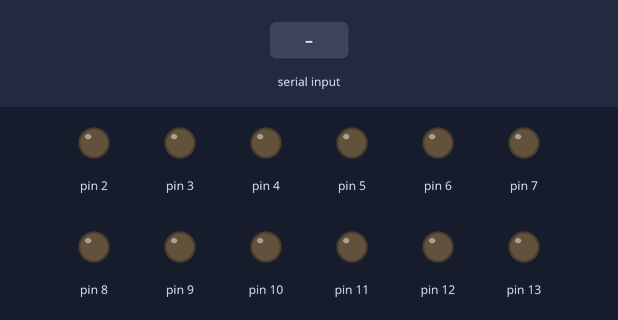
Bench run of a sketch on a simulated Arduino Leonardo, built with avr-gcc and run on an emulated ATmega32U4. Shown: output pins drawn as LEDs (lit = HIGH). Inputs (shaded band) come from the test bench. What the sketch prints to the serial monitor is not drawn.

Above: at 16.8 s.
16.9 s: "a" received over Serial
At 17.1 s:
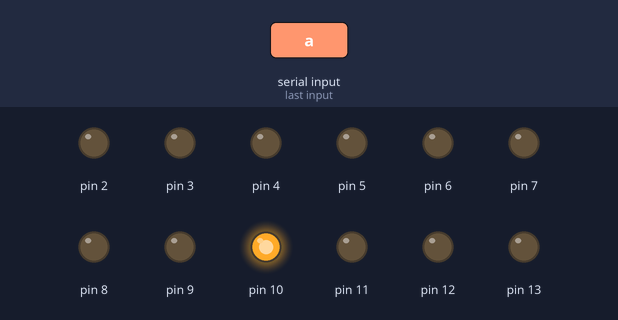
18.8 s: "a" received over Serial
At 19.0 s:
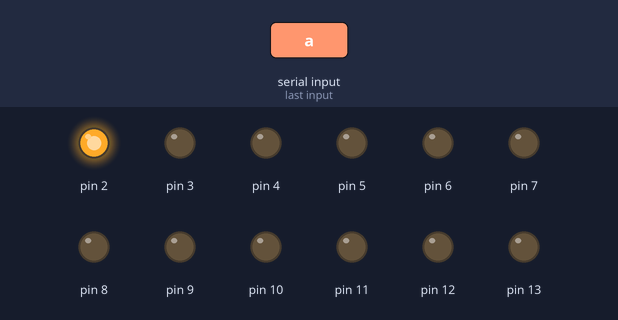
20.7 s: "c" received over Serial
At 20.9 s:
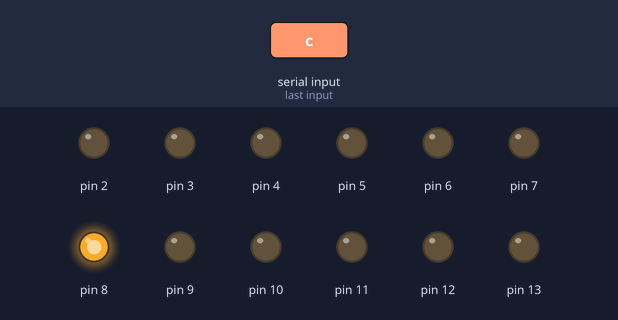
22.6 s: "c" received over Serial
At 22.8 s:
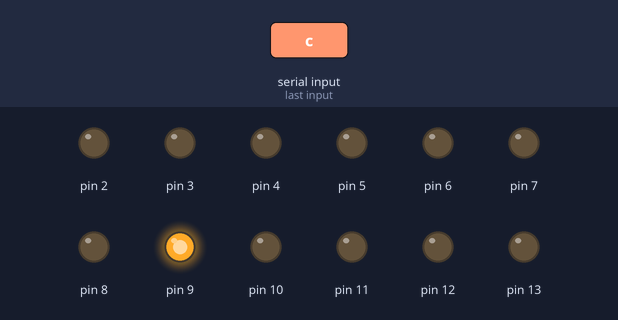
Timing chart, 0 to 25.5 s (numbered marks = the images above; inputs shaded):
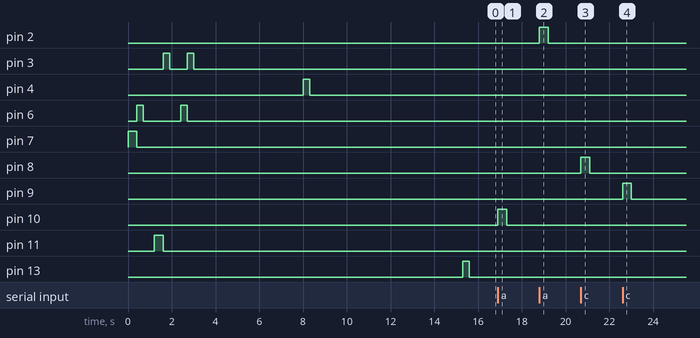

The sketch:

Robot_new.ino
```cpp
#include "Robot.h"

//Claw rightClaw(12, 11, 9, 13, 6, 7);
//Claw leftClaw(3, 10, 4, 5, 8, 2);

/**
Digital:
2->4
3->5
4->8
5->9
6->3
7->13
8->6

9->10
10->7
11->11
12->12
13->2
Analog:
0->1
1->0
**/

Robot roborubik;

int rightClawOptions[6] = {12, 11, 10, 2, 3, 13};
int leftClawOptions[6] = {5, 7, 8, 9, 6, 4};


//int leftClawOptions[6] = {5, 7, 8, 9, 6, 4};
//int rightClawOptions[6] = {12,11, 10, 13, 3, 2};

int analogInput[2] = {0, 1}; // -- Analog input
boolean done = false;
char newChar;
String queue;
void setup()
{

  Serial.begin(9600);
  //while(!Serial){}  //for leonardo only
  queue = "";
  roborubik.inicialize(leftClawOptions , rightClawOptions);

  roborubik.openLeftClaw();
  roborubik.openRightClaw();
  // Wait for the cube
  delay(5000);
  roborubik.closeLeftClaw();
  delay(7000);
  roborubik.closeRightClaw();

}

void loop()
{
    roborubik.getSerial()->receiveData();
    roborubik.getSerial()->printBuffer();
//     if(Serial.available() > 0) {
//       while(Serial.available() > 0){
//        newChar = Serial.read();
//        queue += newChar;
//        Serial.print(newChar);
//       }

        //delay(50); // clear buffer

     while(roborubik.getSerial()->getBufferSize() > 0) {
       newChar = roborubik.getSerial()->getInput();
        if(roborubik.getError())
        {
         roborubik.openLeftClaw();
         roborubik.openRightClaw();
         Serial.println('E');
         break;
        }
        switch(newChar)
        {
          case 'a':
            roborubik.moveRightClaw90Up();
            break;
          case 'b':
            roborubik.moveRightClaw90Down();
            break;
          case 'c':
            roborubik.moveLeftClaw90Up();
            break;
          case 'd':
            roborubik.moveLeftClaw90Down();
            break;
          case 'e':
            roborubik.negLeftClaw
            ();
            break;
          case 'f':
            roborubik.negRightClaw();
            break;
          case 'S':
            roborubik.openRightClaw();
            roborubik.openLeftClaw();
            break;
          case 'z':
          default:
          roborubik.negRightClaw();
          roborubik.negRightClaw();
          roborubik.negRightClaw();
          roborubik.negRightClaw();
            //Serial.print("err");
            // nothing
        }
     }

}
```

Claw.cpp
```cpp
#include "Claw.h"

// ruan say: geralmente se deixa as definições de constantes no .h, mas whatever
/** Rotate speed  **/
const int ROTATE_FAST_SPEED = 200;
const int ROTATE_SPEED = 400;

/** Open-close claw speed **/
const int OPEN_CLOSE_TIME = 300;

/**

int rele1 = 8;
int rele2 = 2;
int rele3 = 6;
int rele4 = 7;
int esq1 = 4;
int esq2 = 5;
int esq3 = 3;
int esq4 = 10;
int dir1 = 12;
int dir2 = 11;
int dir3 = 9;
int dir4 = 13;

**/

// << Constructor >>
Claw::Claw(int position1, int position2, int position3, int position4, int open, int close)
{
    inicialize(position1, position2, position3, position4, open, close);
}


// << Destructor >>
Claw::~Claw() {}

Claw::Claw() {}


void Claw::inicialize(int position1, int position2, int position3, int position4, int open, int close)
{
    this->_position1 = position1;
    this->_position2 = position2;
    this->_position3 = position3;
    this->_position4 = position4;
    this->_open = open;
    this->_close = close;

    pinMode(this->_position1, OUTPUT);
    pinMode(this->_position2, OUTPUT);
    pinMode(this->_position3, OUTPUT);
    pinMode(this->_position4, OUTPUT);
    pinMode(this->_open, OUTPUT);
    pinMode(this->_close, OUTPUT);

    //setPosition(2);
    moveToPosition2();
    openClaw();

    /** Wait the cube **/
    delay(500);

}


int Claw::getPosition()
{
    return this->position;
}

int Claw::getOpen()
{
    return this->open;
}

void Claw::setPosition(int newPosition)
{
    this->position = newPosition;
}

void Claw::negOpen()
{
    if(! this->open)
        openClaw();
    else
        closeClaw();

}

void Claw::openClaw()
{
    digitalWrite(this->_open, HIGH);
    digitalWrite(this->_close, LOW);
    delay(OPEN_CLOSE_TIME);
digitalWrite(this->_open, LOW);
    this->open = true;
}

void Claw::closeClaw()
{
    digitalWrite(this->_open,LOW);
    digitalWrite(this->_close,HIGH);
    delay(OPEN_CLOSE_TIME);
  digitalWrite(this->_close,LOW);
    this->open = false;
}

void Claw::setOpen(bool open)
{
    this->open = open;
}


void Claw::moveToPosition1()
{
    digitalWrite(this->_position1, HIGH);
    digitalWrite(this->_position2, LOW);
    digitalWrite(this->_position3, LOW);
    digitalWrite(this->_position4, LOW);

    setPosition(1);

    delay(ROTATE_SPEED);
    digitalWrite(this->_position1, LOW);
}

void Claw::moveToPosition2()
{
    digitalWrite(this->_position1, LOW);
    digitalWrite(this->_position2, HIGH);
    digitalWrite(this->_position3, LOW);
    digitalWrite(this->_position4, LOW);

    setPosition(2);

    delay(ROTATE_SPEED);
    digitalWrite(this->_position2, LOW);

}

void Claw::moveToPosition3()
{
    digitalWrite(this->_position1, LOW);
    digitalWrite(this->_position2, LOW);
    digitalWrite(this->_position3, HIGH);
    digitalWrite(this->_position4, LOW);

    setPosition(3);

    delay(ROTATE_SPEED);
    digitalWrite(this->_position3, LOW);
}

void Claw::moveToPosition4()
{
    digitalWrite(this->_position1, LOW);
    digitalWrite(this->_position2, LOW);
    digitalWrite(this->_position3, LOW);
    digitalWrite(this->_position4, HIGH);

    setPosition(4);

    delay(ROTATE_SPEED);
    digitalWrite(this->_position4, LOW);
}

void Claw::move90Up()
{
    switch(getPosition())
    {
        case 2:
          moveToPosition3();
        break;
        case 3:
          moveToPosition4();
        break;
    }
}

void Claw::move90Down()
{
    switch(getPosition())
    {
        case 3:
          moveToPosition2();
        break;
        case 4:
          moveToPosition3();
        break;
    }
}


void Claw::test()
{
  move90Up();


}
```

Claw.h
```cpp
#ifndef CLAW_H
#define CLAW_H

#include <Arduino.h>

class Claw {

    private:

    /**
      Claw state
    **/
    bool open;
    int position;

    /**
      Arduino outputs
    **/
    int _position1;
    int _position2;
    int _position3;
    int _position4;
    int _open;
    int _close;

    // testes (colocar como private)
    public:
    int getPosition();
    int getOpen();

    void setPosition(int newPosition);
    void setOpen(bool open);
    void negOpen();
    void openClaw();
    void closeClaw();

    void move90Up();
    void move90Down();

    void moveToPosition1();
    void moveToPosition2();
    void moveToPosition3();
    void moveToPosition4();
    void inicialize(int position1, int position2, int position3, int position4, int open, int close);
    Claw();
    Claw(int position1, int position2, int position3, int position4, int open, int close);
    ~Claw();
    void test();

};


#endif
```

Robot.cpp
```cpp
#include "Claw.h"
#include "Robot.h"
#include "RobotSerial.h";


// << Constructor >>
Robot::Robot(int leftClawOutputs[6], int rightClawOutputs[6])
{
	this->leftClaw = new Claw();
	this->rightClaw = new Claw();

	inicialize(leftClawOutputs, rightClawOutputs);
}


// << Destructor >>
Robot::~Robot() {}

Robot::Robot()
{
	this->leftClaw = new Claw();
	this->rightClaw = new Claw();
        this->serial = new RobotSerial();
        this->error = false;
}


void Robot::inicialize(int leftClawOutputs[6], int rightClawOutputs[6])
{

	leftClaw->inicialize(leftClawOutputs[0],
			    leftClawOutputs[1],
			    leftClawOutputs[2],
			    leftClawOutputs[3],
			    leftClawOutputs[4],
			    leftClawOutputs[5]);

	rightClaw->inicialize(rightClawOutputs[0],
			    rightClawOutputs[1],
			    rightClawOutputs[2],
			    rightClawOutputs[3],
			    rightClawOutputs[4],
			    rightClawOutputs[5]);

}

Claw * Robot::getRightClaw()
{
    return this->rightClaw;
}

Claw * Robot::getLeftClaw()
{
    return this->leftClaw;
}

RobotSerial * Robot::getSerial()
{
   return this->serial;
}

boolean Robot::getError()
{
    return this->error;
}

// If a claw is in position 3, it's impossible move the other.

void Robot::moveRightClaw90Up()
{

  if(getLeftClaw()->getPosition() != 3)
    getRightClaw()->move90Up();
  else
    this->error = true;
}

void Robot::moveRightClaw90Down()
{

  if(getLeftClaw()->getPosition() != 3)
    getRightClaw()->move90Down();
  else
    this->error = true;

}

void Robot::moveLeftClaw90Up()
{

  if(getRightClaw()->getPosition() != 3)
    getLeftClaw()->move90Up();
  else
    this->error = true;

}

void Robot::moveLeftClaw90Down()
{

  if(getRightClaw()->getPosition() != 3)
    getLeftClaw()->move90Down();
  else
    this->error = true;

}


void Robot::openLeftClaw()
{
  leftClaw->openClaw();
}

void Robot::closeLeftClaw()
{
  leftClaw->closeClaw();
}

void Robot::negLeftClaw()
{
 leftClaw->negOpen();
}

void Robot::openRightClaw()
{
  rightClaw->openClaw();
}

void Robot::closeRightClaw()
{
  rightClaw->closeClaw();
}

void Robot::negRightClaw()
{
  rightClaw->negOpen();
}
```

Robot.h
```cpp
#ifndef ROBOT_H
#define ROBOT_H

	enum Moviment	//definindo algumas enuns para enviar dados para o arduino
	{
		UP90 = 0x02,
		DOWN90 = 0x04,
		TOGGLE = 0x06,
	};

	enum Claws
	{
		RIGHT = 0x20,
		LEFT = 0x21
	};


#include <Arduino.h>
#include "Claw.h"
#include "RobotSerial.h"

class Robot {

    private:

    /**
      Claws
    **/
    Claw * leftClaw;
    Claw * rightClaw;

    RobotSerial * serial;
    boolean error;

    // testes (colocar como private)
    public:
    Claw * getRightClaw();
    Claw * getLeftClaw();
    RobotSerial * getSerial();
    boolean getError();

    void moveRightClaw90Up();
    void moveRightClaw90Down();
    void moveLeftClaw90Up();
    void moveLeftClaw90Down();

    void openLeftClaw();
    void closeLeftClaw();
    void negLeftClaw();
    void openRightClaw();
    void closeRightClaw();
    void negRightClaw();


    void inicialize(int leftClawOutputs[6], int rightClawOutputs[6]);
    Robot();
    Robot(int leftClawOutputs[6], int rightClawOutputs[6]);
    ~Robot();

};


#endif
```

RobotSerial.cpp
```cpp
#include "RobotSerial.h"

//Constructor
RobotSerial::RobotSerial() {}
//Destructor
RobotSerial::~RobotSerial() {}

void RobotSerial::receiveData()
{
  while(Serial.available() > 0) {
     this->newChar = Serial.read();
     buffer += newChar;
  }
}

char RobotSerial::getInput()
{
  if (buffer.length() > 0)
  {
    this->lastInput =  buffer.charAt(0);
    this->buffer = buffer.substring(1,buffer.length());
    return lastInput;
  }
}

void RobotSerial::printBuffer()
{
  Serial.print(buffer);
}

int RobotSerial::getBufferSize()
{
  return this->buffer.length();
}
```

RobotSerial.h
```cpp
#ifndef CLASSE_SERIAL_H
#define CLASSE_SERIAL_H

#include <Arduino.h>

class RobotSerial
{
  private:
    char lastInput, newChar;
    String buffer;

  public:
    RobotSerial();
    ~RobotSerial();
    void receiveData();
    char getInput();
    void printBuffer();
    int getBufferSize();

};

#endif
```

Measured:
- after the input at 16.9 s, pin 10: LOW → HIGH at once, → LOW 0.40 s later
- after the input at 18.8 s, pin 2: LOW → HIGH at once, → LOW 0.40 s later
- after the input at 20.7 s, pin 8: LOW → HIGH at once, → LOW 0.40 s later
- after the input at 22.6 s, pin 9: LOW → HIGH at once, → LOW 0.40 s later
